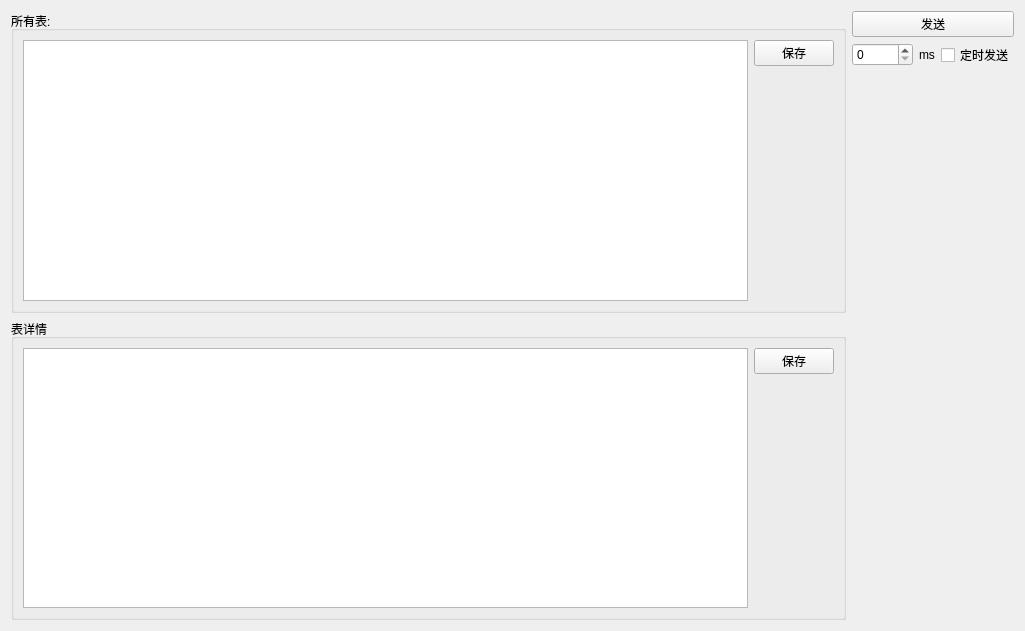
<?xml version="1.0" encoding="UTF-8"?>
<ui version="4.0">
 <class>SQLTableForm</class>
 <widget class="QWidget" name="SQLTableForm">
  <property name="geometry">
   <rect>
    <x>0</x>
    <y>0</y>
    <width>1025</width>
    <height>631</height>
   </rect>
  </property>
  <property name="windowTitle">
   <string>Form</string>
  </property>
  <layout class="QHBoxLayout" name="horizontalLayout_4">
   <item>
    <layout class="QVBoxLayout" name="verticalLayout_4">
     <item>
      <widget class="QGroupBox" name="groupBox">
       <property name="title">
        <string>所有表:</string>
       </property>
       <layout class="QHBoxLayout" name="horizontalLayout">
        <item>
         <widget class="QTableView" name="tableView"/>
        </item>
        <item>
         <layout class="QVBoxLayout" name="verticalLayout">
          <item>
           <widget class="QPushButton" name="pushButton">
            <property name="text">
             <string>保存</string>
            </property>
           </widget>
          </item>
          <item>
           <spacer name="verticalSpacer">
            <property name="orientation">
             <enum>Qt::Vertical</enum>
            </property>
            <property name="sizeHint" stdset="0">
             <size>
              <width>20</width>
              <height>40</height>
             </size>
            </property>
           </spacer>
          </item>
         </layout>
        </item>
       </layout>
      </widget>
     </item>
     <item>
      <widget class="QGroupBox" name="groupBox_2">
       <property name="title">
        <string>表详情</string>
       </property>
       <layout class="QHBoxLayout" name="horizontalLayout_2">
        <item>
         <widget class="QTableView" name="tableView_2"/>
        </item>
        <item>
         <layout class="QVBoxLayout" name="verticalLayout_2">
          <item>
           <widget class="QPushButton" name="pushButton_2">
            <property name="text">
             <string>保存</string>
            </property>
           </widget>
          </item>
          <item>
           <spacer name="verticalSpacer_2">
            <property name="orientation">
             <enum>Qt::Vertical</enum>
            </property>
            <property name="sizeHint" stdset="0">
             <size>
              <width>20</width>
              <height>40</height>
             </size>
            </property>
           </spacer>
          </item>
         </layout>
        </item>
       </layout>
      </widget>
     </item>
    </layout>
   </item>
   <item>
    <layout class="QVBoxLayout" name="verticalLayout_3">
     <item>
      <widget class="QPushButton" name="pushButton_send">
       <property name="text">
        <string>发送</string>
       </property>
      </widget>
     </item>
     <item>
      <layout class="QHBoxLayout" name="horizontalLayout_3">
       <item>
        <widget class="QSpinBox" name="spinBox">
         <property name="maximum">
          <number>99999</number>
         </property>
        </widget>
       </item>
       <item>
        <widget class="QLabel" name="label">
         <property name="text">
          <string>ms</string>
         </property>
        </widget>
       </item>
       <item>
        <widget class="QCheckBox" name="checkBox_send">
         <property name="text">
          <string>定时发送</string>
         </property>
        </widget>
       </item>
      </layout>
     </item>
     <item>
      <spacer name="verticalSpacer_3">
       <property name="orientation">
        <enum>Qt::Vertical</enum>
       </property>
       <property name="sizeHint" stdset="0">
        <size>
         <width>20</width>
         <height>40</height>
        </size>
       </property>
      </spacer>
     </item>
    </layout>
   </item>
  </layout>
 </widget>
 <resources/>
 <connections/>
</ui>
